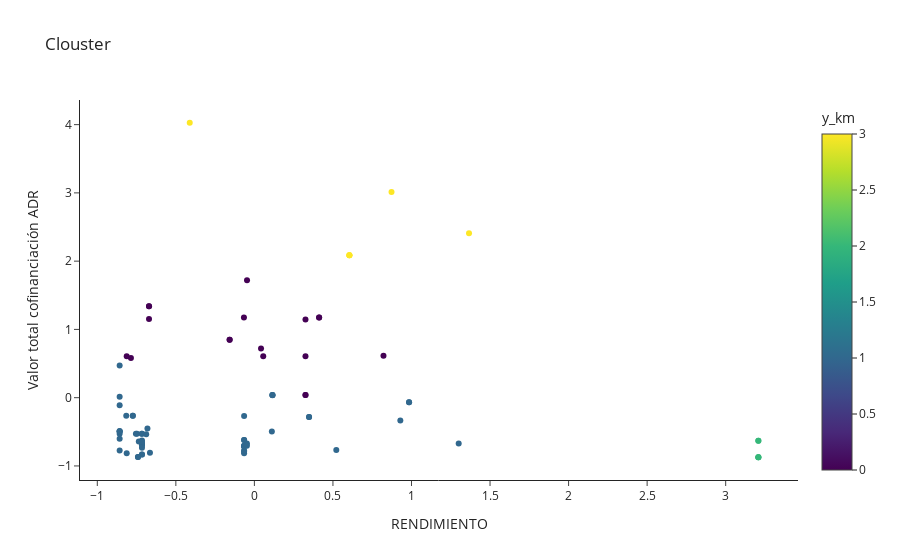

Write notebook code for a chart like this one.
### Code cell
from sklearn import preprocessing
from sklearn.preprocessing import StandardScaler
from sklearn.cluster import KMeans

le = preprocessing.LabelEncoder()
scaler = StandardScaler()


points = PRUEBA[['RENDIMIENTO', 'Valor total cofinanciación ADR','Total beneficiarios']]
points = points.fillna(0)
scaler.fit(points)
points = scaler.transform(points)
points= pd.DataFrame(points, columns = ['RENDIMIENTO', 'Valor total cofinanciación ADR','Total beneficiarios'])
# create kmeans object
model = KMeans(n_clusters=4)
# fit kmeans object to data
model.fit(points)
# print location of clusters learned by kmeans object
print(model.cluster_centers_)
# save new clusters for chart
y_km = model.fit_predict(points)
points['y_km']=y_km
PRUEBA['y_km']=y_km
fig = px.scatter(points, x='RENDIMIENTO', y='Valor total cofinanciación ADR', color='y_km'
                     ,template="simple_white", title = "Clouster")
fig.show()

### Figure 1 — Plotly figure (JSON) as saved in the notebook; plotly's stock layout.template omitted (floating-point values rounded to 4 significant figures)
{"data": [{"hovertemplate": "RENDIMIENTO=%{x}<br>Valor total cofinanciación ADR=%{y}<br>y_km=%{marker.color}<extra></extra>", "legendgroup": "", "marker": {"color": [1, 1, 1, 1, 1, 1, 1, 2, 2, 2, 0, 2, 2, 0, 1, 1, 1, 0, 1, 1, 1, 1, 0, 1, 1, 0, 1, 1, 0, 1, 1, 0, 0, 0, 0, 1, 1, 1, 1, 1, 1, 1, 1, 1, 0, 3, 1, 1, 1, 1, 0, 0, 1, 1, 1, 1, 3, 1, 1, 0, 0, 1, 1, 1, 1, 1, 1, 1, 1, 1, 1, 1, 1, 1, 1, 3, 3, 3, 3, 0, 0, 0, 1], "coloraxis": "coloraxis", "symbol": "circle"}, "mode": "markers", "name": "", "orientation": "v", "showlegend": false, "type": "scatter", "x": [-0.06553, -0.7542, -0.7358, -0.6648, -0.7478, -0.06553, -0.06553, 3.208, 3.208, 3.208, 0.8217, 3.208, 3.208, -0.8128, -0.06553, -0.06553, -0.7168, 0.05617, -0.8577, 0.1149, -0.8577, -0.7156, 0.3252, -0.7156, -0.7156, 0.3252, -0.8577, -0.8577, -0.06663, -0.7156, -0.7156, -0.0469, -0.786, 0.4121, 0.4121, -0.06553, -0.06553, -0.06553, -0.06553, -0.7156, 0.1149, 0.9291, -0.7411, -0.7411, -0.6708, 0.8729, -0.8577, -0.7156, 0.9846, 0.9846, -0.6708, -0.6708, -0.7156, -0.06553, -0.8128, -0.8577, -0.4116, -0.7156, -0.6809, 0.3252, 0.3252, 1.301, 0.1111, 0.1149, -0.8577, -0.8577, -0.8577, -0.8157, -0.7739, -0.7739, -0.6888, 0.348, 0.348, -0.04772, -0.04772, 0.6047, 0.6047, 0.6047, 1.366, 0.04221, -0.1576, -0.1576, 0.5213], "xaxis": "x", "y": [-0.8125, -0.5285, -0.6405, -0.8068, -0.5271, -0.7029, -0.7029, -0.8727, -0.8727, -0.8727, 0.6139, -0.6303, -0.6303, 0.6076, -0.7807, -0.7807, -0.5285, 0.6076, -0.6032, 0.03952, -0.5285, -0.6954, 0.6075, -0.685, -0.6283, 1.144, -0.1104, 0.4721, 1.176, -0.832, -0.832, 1.721, 0.581, 1.176, 1.176, -0.7145, -0.7145, -0.6211, -0.6211, -0.6699, 0.03953, -0.3357, -0.8693, -0.8693, 1.152, 3.014, 0.0145, -0.6511, -0.06619, -0.06619, 1.339, 1.339, -0.7328, -0.2677, -0.8127, -0.7733, 4.028, -0.5284, -0.4533, 0.03899, 0.03899, -0.6699, -0.4944, 0.03677, -0.4903, -0.4903, -0.4903, -0.2651, -0.266, -0.266, -0.5353, -0.284, -0.284, -0.6717, -0.7044, 2.087, 2.087, 2.087, 2.408, 0.7192, 0.85, 0.85, -0.7649], "yaxis": "y"}], "layout": {"coloraxis": {"colorbar": {"title": {"text": "y_km"}}, "colorscale": [[0, "#440154"], [0.1111, "#482878"], [0.2222, "#3e4989"], [0.3333, "#31688e"], [0.4444, "#26828e"], [0.5556, "#1f9e89"], [0.6667, "#35b779"], [0.7778, "#6ece58"], [0.8889, "#b5de2b"], [1, "#fde725"]]}, "legend": {"tracegroupgap": 0}, "title": {"text": "Clouster"}, "xaxis": {"anchor": "y", "domain": [0, 1], "title": {"text": "RENDIMIENTO"}}, "yaxis": {"anchor": "x", "domain": [0, 1], "title": {"text": "Valor total cofinanciación ADR"}}}}
